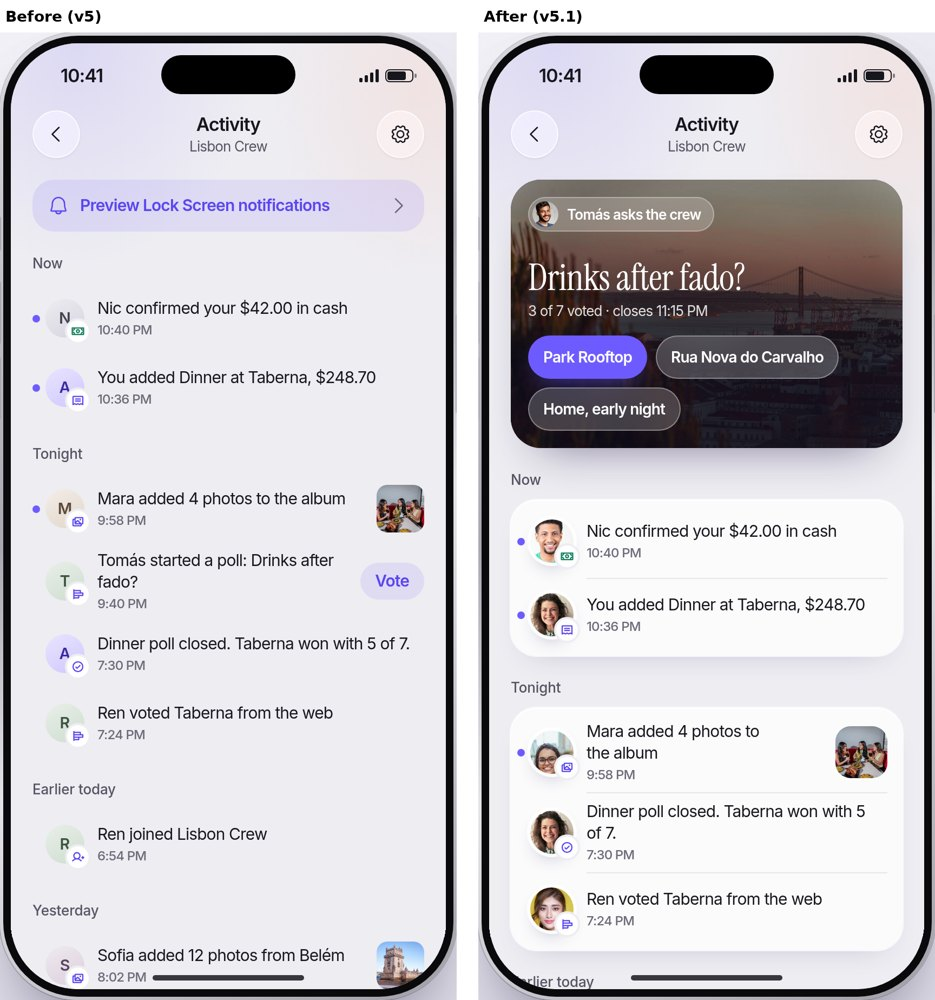
#> input picture qa/v51/pairs/activity.jpg, 935 x 1000 px, given in place of trip-menu.png, which was not available
$ python pairs.py
#> lines starting #> are read from the running program, lines starting #| are printed output that depends on the picture; pictures that were not available may be replaced by others from this repository, and a replacement may not be noted
# python3 qa/v531/pairs.py  Before (v5.3 build) / after (v5.3.1) crops into qa/v531/pairs/.
import os, sys
sys.path.insert(0, '/workspace/tripup/qa/v53'); os.chdir('/workspace/tripup/qa/v531')
from PIL import Image, ImageDraw, ImageFont
F = ImageFont.truetype('/usr/share/fonts/truetype/dejavu/DejaVuSans-Bold.ttf', 22)
def load(p, box=None, h=640):
#> called with p = 'before/trip-menu.png', box = (0, 0, 1, 0.42), h = 360
    im = Image.open(p).convert('RGB')
#> im is the input picture: PIL image 935x1000 RGB; mean R, G, B 202.8, 200.2, 205.5
    if box: W, H = im.size; im = im.crop((int(box[0]*W), int(box[1]*H), int(box[2]*W), int(box[3]*H)))
#> after `W, H = im.size`: W = 935; H = 1000
#> after `im = im.crop((int(box[0] * W), int(box[1] * H), int(box[2] * W), int(b`:
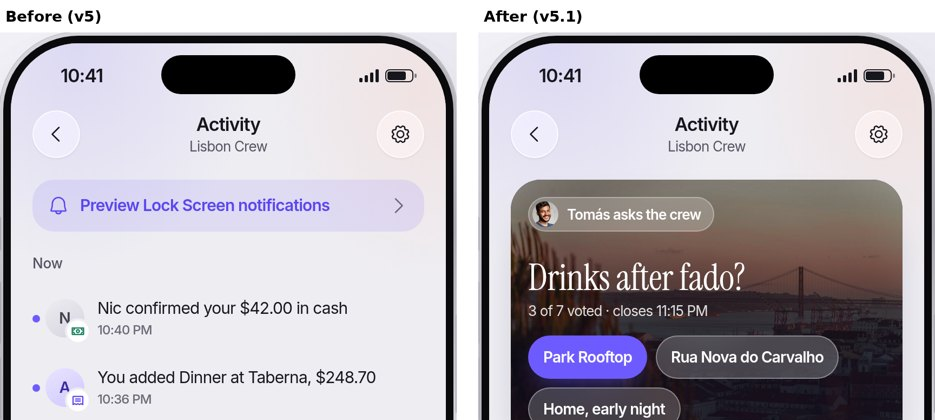
#> im: PIL image 935x420 RGB; mean R, G, B 181.8, 177.1, 184.5
    return im.resize((int(im.width * h / im.height), h), Image.LANCZOS)
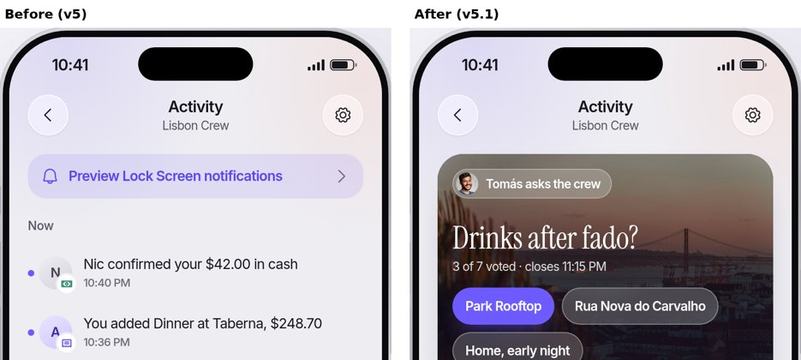
#> returned value: PIL image 801x360 RGB; mean R, G, B 181.8, 177.1, 184.5
def pair(out, before, after, h=640, box=None):
    cols = [c for c in [('BEFORE (v5.3)', [load(b, box, h) for b in before]), ('AFTER (v5.3.1)', [load(a, box, h) for a in after])] if c[1]]
#> call 2 of load, with p = 'before/money-menu.png', box = (0, 0, 1, 0.42), h = 360
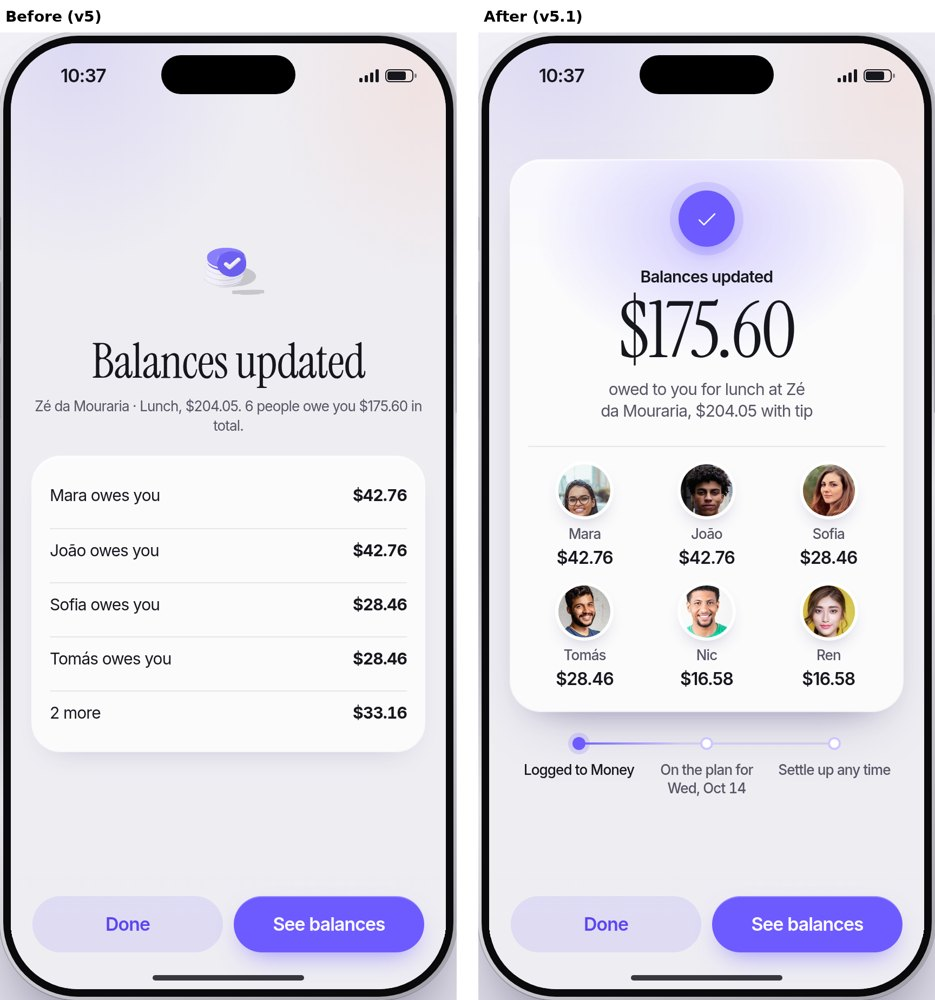
#> input picture qa/v51/pairs/balances-updated.jpg, 935 x 1000 px, given in place of money-menu.png, which was not available
#> in load, im is the input picture: PIL image 935x1000 RGB; mean R, G, B 218.7, 216.8, 225.7
#> in load (call 2), `im = im.crop((int(box[0] * W), int(box[1] * H), int(box[2] * W), int(b`:
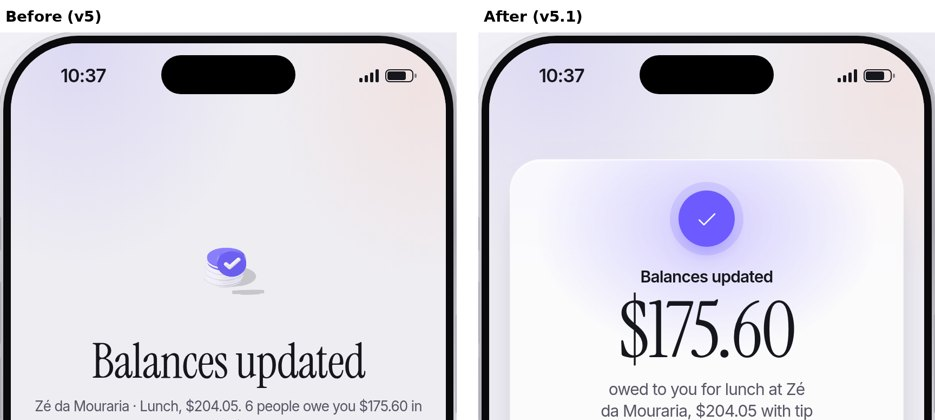
#> im: PIL image 935x420 RGB; mean R, G, B 216.1, 214.1, 222.2
#> in load (call 2), `return im.resize((int(im.width * h / im.height), h), Image.LANCZOS)`:
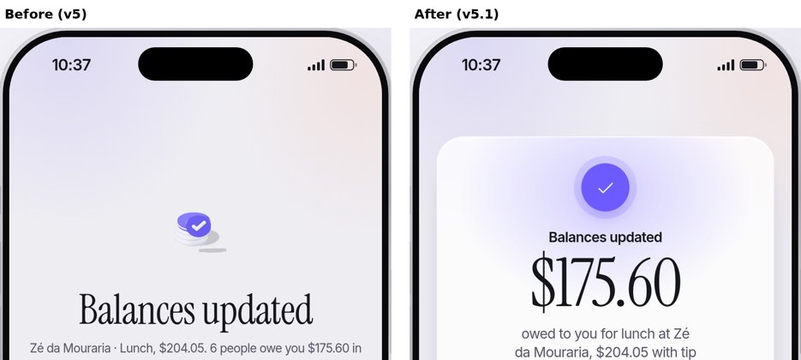
#> returned value: PIL image 801x360 RGB; mean R, G, B 216.1, 214.1, 222.2
    W = sum(sum(i.width for i in ims) + 12 * (len(ims) - 1) for _, ims in cols) + 48
    c = Image.new('RGB', (W, h + 44), 'white'); d = ImageDraw.Draw(c); x = 0
    for lab, ims in cols:
        d.text((x + 4, 8), lab, fill=(110, 91, 255) if 'AFTER' in lab else (120, 120, 128), font=F)
        for i in ims: c.paste(i, (x, 44)); x += i.width + 12
        x += 36
    c.save('pairs/' + out, quality=80); print('pairs/' + out, c.size)
B, A = 'before/', 'after/'
top = (0, 0, 1, 0.42)
#> (the run stopped early here; a loop or call above may not have finished)
